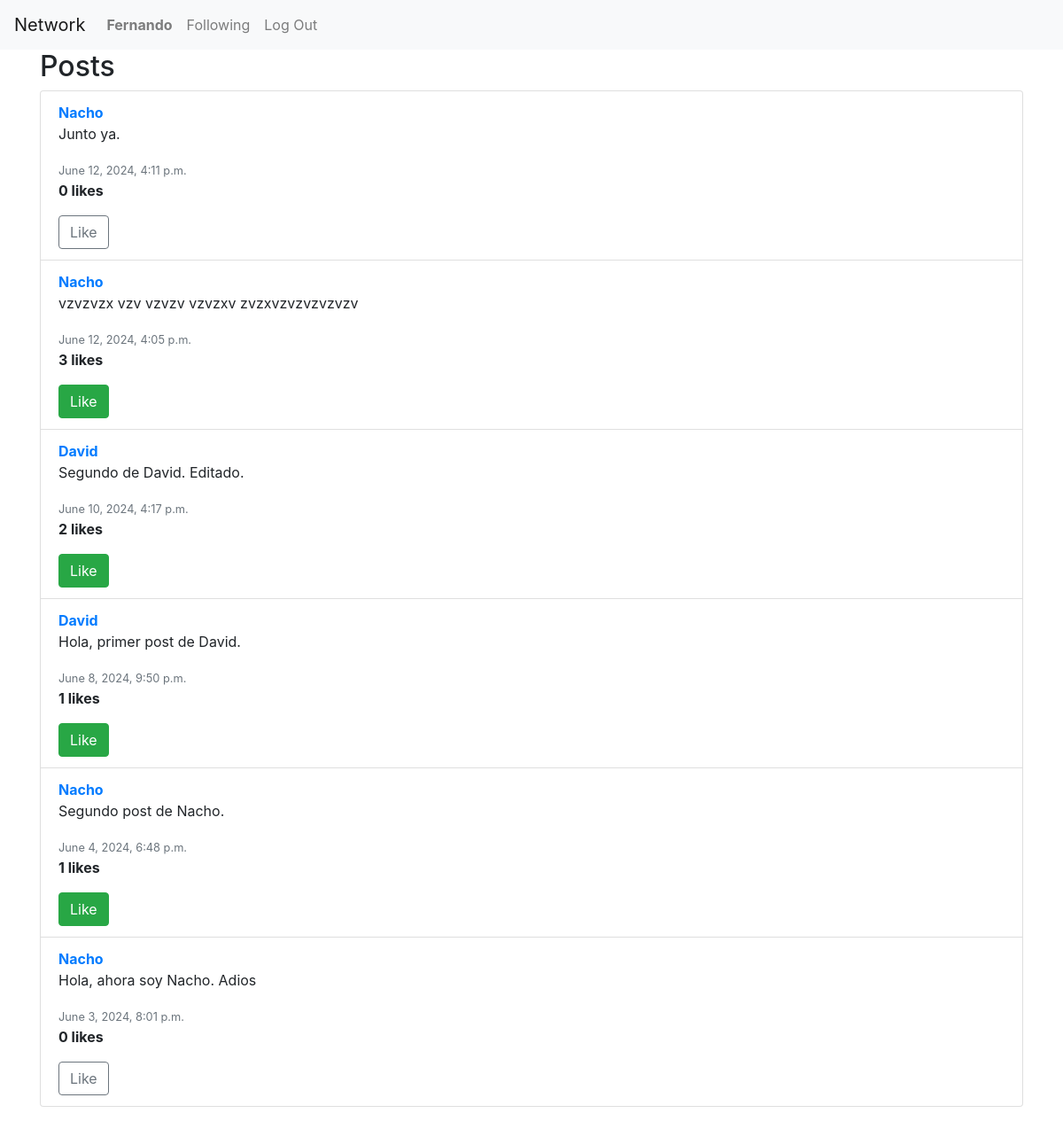
The app's page /following/ (signed in) with its own data.
### network/models.py (models this page shows, shortened)
class User(AbstractUser):
    pass

class Post(models.Model):
    user = models.ForeignKey(User, on_delete=models.CASCADE, related_name="posts")
    content = models.TextField(blank=True)
    timestamp = models.DateTimeField(auto_now_add=True)

### network/views.py (the view)
# urls.py: path('following/', views.following, name='following'),
@login_required
def following(request):
    user = request.user
    following_users = User.objects.filter(followed__user=user)
    posts_list = Post.objects.filter(user__in=following_users).annotate(likes_count=Count('liked')).order_by('-timestamp')
    paginator = Paginator(posts_list, 10)
    page_number = request.GET.get('page')
    posts = paginator.get_page(page_number)
    if user.is_authenticated:
        liked_posts_ids = set(Like.objects.filter(user=user).values_list('post_id', flat=True))
        for post in posts:
            post.user_has_liked = post.id in liked_posts_ids
    else:
        for post in posts:
            post.user_has_liked = False
    return render(request, "network/following.html", {"posts": posts})

### network/templates/network/following.html (shortened to what this page needs)
{% extends "network/layout.html" %}
{% block body %}
<div class="container">
    <h2>Posts</h2>
    <ul class="list-group">
        {% for post in posts %}
        <li class="list-group-item" id="post-{{ post.id }}">
            <a href="{% url 'network:profile' post.user.username %}"><strong>{{ post.user.username }}</strong></a>
            <div id="post-content-{{ post.id }}">
                <p>{{ post.content }}</p>
            </div>
            <div>
                <small class="text-muted">{{ post.timestamp }}</small>
                <p id="like-count-{{ post.id }}"><strong>{{ post.likes_count }} likes</strong></p>
                {% if user.is_authenticated %}
                <button class="btn like-button {% if post.user_has_liked %}btn-success{% else %}btn-outline-secondary{% endif %}"
                        data-post-id="{{ post.id }}" data-liked="{% if post.user_has_liked %}true{% else %}false{% endif %}">
                    Like
                </button>
                {% endif %}
            </div>
        </li>
        {% endfor %}
    </ul>
</div>
{% endblock %}

### network/templates/network/layout.html (shortened to what this page needs)
{% load static %}
<!DOCTYPE html>
<html lang="en">
    <head>
        <link rel="stylesheet" href="https://stackpath.bootstrapcdn.com/bootstrap/4.4.1/css/bootstrap.min.css">
        <link href="{% static 'network/styles.css' %}" rel="stylesheet">
        <link rel="stylesheet" href="{% static 'network/styles.css' %}">
    </head>
    <body>
        <nav class="navbar navbar-expand-lg navbar-light bg-light">
            <a class="navbar-brand" href="{% url 'network:index' %}">Network</a>
            <div>
              <ul class="navbar-nav mr-auto">
                {% if user.is_authenticated %}
                    <li class="nav-item">
                        <a class="nav-link" href="{% url 'network:user_posts' %}"><strong>{{ user.username }}</strong></a>
                    </li>
                    <li class="nav-item">
                        <a class="nav-link" href="{% url 'network:following' %}">Following</a>
                    </li>
                    <li class="nav-item">
                        <a class="nav-link" href="{% url 'network:logout' %}">Log Out</a>
                    </li>
                {% endif %}
              </ul>
            </div>
        </nav>
        <div class="body">
            {% block body %}
            {% endblock %}
        </div>
    </body>
</html>

### records on screen
User: username "Fernando"
Post: user.username "Nacho", content "Junto ya.", timestamp "June 12, 2024, 4:11 p.m.", likes_count "0"
Post: user.username "Nacho", content "vzvzvzx vzv vzvzv vzvzxv zvzxvzvzvzvzvzv", timestamp "June 12, 2024, 4:05 p.m.", likes_count "3"
Post: user.username "David", content "Segundo de David. Editado.", timestamp "June 10, 2024, 4:17 p.m.", likes_count "2"
Post: user.username "David", content "Hola, primer post de David.", timestamp "June 8, 2024, 9:50 p.m.", likes_count "1"
Post: user.username "Nacho", content "Segundo post de Nacho.", timestamp "June 4, 2024, 6:48 p.m.", likes_count "1"
Post: user.username "Nacho", content "Hola, ahora soy Nacho. Adios", timestamp "June 3, 2024, 8:01 p.m.", likes_count "0"
